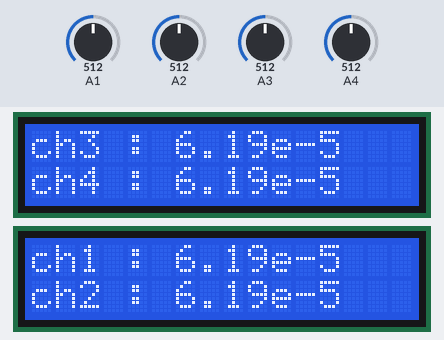
The sketch below on a simulated Arduino Zero (SAMD21). Shown: 2 × 16×2 character LCD. Inputs (shaded band) come from the test bench; at power-on: A1 = 512, A2 = 512, A3 = 512, A4 = 512 (analog values on the 0–1023 scale).

Above: at 1.3 s.
1.4 s: A1 set to 822
At 2.0 s:
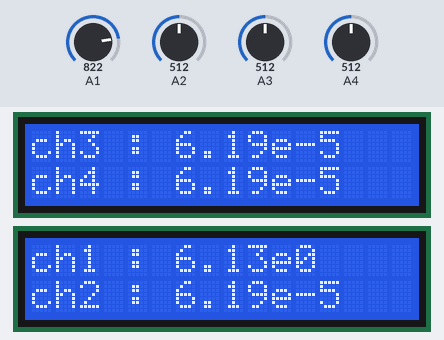
4.4 s: A1 set to 851
At 5.1 s:
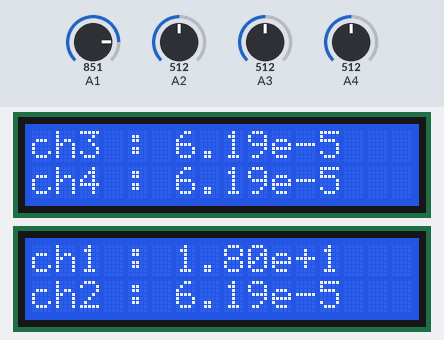
7.4 s: A2 set to 825
At 8.2 s:
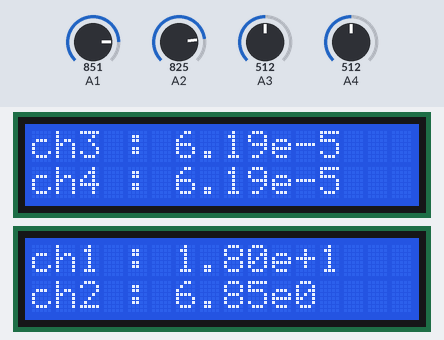
9.2 s: A2 set to 846
At 9.7 s:
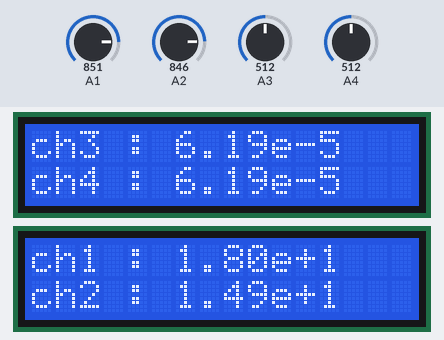
12.2 s: A3 set to 828
At 12.8 s:
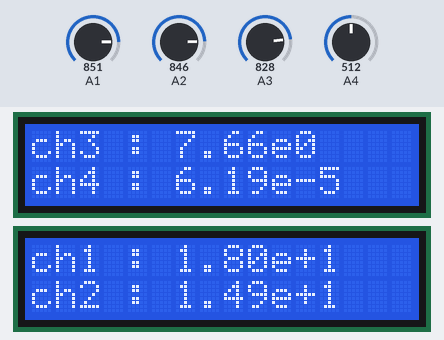
13.8 s: A3 set to 851
At 14.3 s:
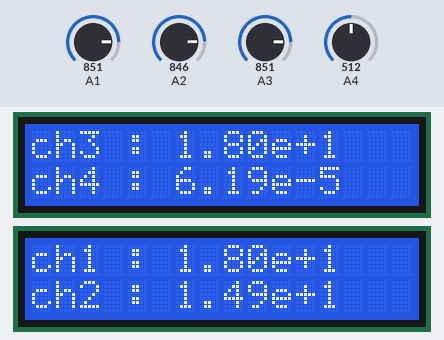
Timing chart, 0 to 16.8 s (numbered marks = the images above; inputs shaded):
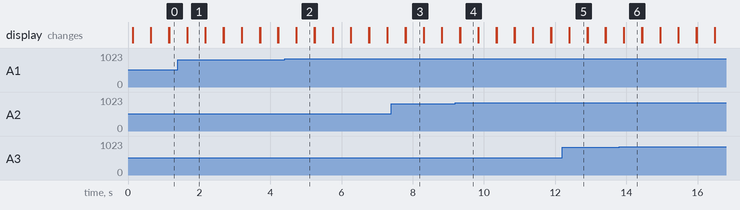

The sketch:

VACUUM_TUBE_METER.ino
```cpp
#include <LiquidCrystal.h>
LiquidCrystal Lcd1(12, 11, 7, 6, 5, 4);
LiquidCrystal Lcd2(14, 15, 18, 19, 20, 21);
float VoltageToTor(float v){
  float calib=0.2;
  float p = pow(10, 1.667 * (v-calib) * 3 - 11.46);
  return p;
}
int floatToExpo(float *p){
  int cnt = 0;
  if(*p > 10){
    while(1){
      if(*p < 10){
        break;
      }
      *p /= 10;
      cnt++;
    }
  } else if(*p < 1) {
    while(1){
      if(*p > 1){
        break;
      }
      *p *= 10;
      cnt--;
    }
  }
  return cnt;
}
void setup() {
  Lcd1.begin(2, 12);
  Lcd2.begin(14, 21);
}
void loop() {
  analogReadResolution(12);
  float v1, v2, v3, v4;
  float p1, p2, p3, p4;
  v1 = analogRead(A1) * 3.3 / 4096;
  v2 = analogRead(A2) * 3.3 / 4096;
  v3 = analogRead(A3) * 3.3 / 4096;
  v4 = analogRead(A4) * 3.3 / 4096;
  p1 = VoltageToTor(v1);
  p2 = VoltageToTor(v2);
  p3 = VoltageToTor(v3);
  p4 = VoltageToTor(v4);
  int cnt1 = floatToExpo(&p1);
  Lcd2.print("ch1 : ");
  Lcd2.print(p1, 2);
  Lcd2.print("e");
  if(cnt1>0){
    Lcd2.print("+");
  }
  Lcd2.print(cnt1, DEC);
  Lcd2.setCursor(0, 1);
  int cnt2 = floatToExpo(&p2);
  Lcd2.print("ch2 : ");
  Lcd2.print(p2, 2);
  Lcd2.print("e");
  if(cnt2>0){
    Lcd2.print("+");
  }
  Lcd2.print(cnt2, DEC);
  int cnt3 = floatToExpo(&p3);
  Lcd1.print("ch3 : ");
  Lcd1.print(p3, 2);
  Lcd1.print("e");
  if(cnt3>0){
    Lcd1.print("+");
  }
  Lcd1.print(cnt3, DEC);
  Lcd1.setCursor(0, 1);
  int cnt4 = floatToExpo(&p4);
  Lcd1.print("ch4 : ");
  Lcd1.print(p4, 2);
  Lcd1.print("e");
  if(cnt4>0){
    Lcd1.print("+");
  }
  Lcd1.print(cnt4, DEC);
  delay(500);
  Lcd1.clear();
  Lcd2.clear();
}
```

Measured:
- the behaviour switches between 835 and 836 on A1 (found by bisection; images 1 and 2)
- the behaviour switches between 835 and 836 on A2 (found by bisection; images 3 and 4)
- the behaviour switches between 835 and 836 on A3 (found by bisection; images 5 and 6)
- after the input at 1.4 s, the display: first differs from a run without the input after 0.26 s (image 1)
- after the input at 4.4 s, the display: first differs from a run without the input after 0.33 s (image 2)
- after the input at 7.4 s, the display: first differs from a run without the input after 0.40 s (image 3)
- after the input at 9.2 s, the display: first differs from a run without the input after 0.13 s (image 4)
- after the input at 12.2 s, the display: first differs from a run without the input after 0.20 s (image 5)
- after the input at 13.8 s, the display: first differs from a run without the input after 0.13 s (image 6)
